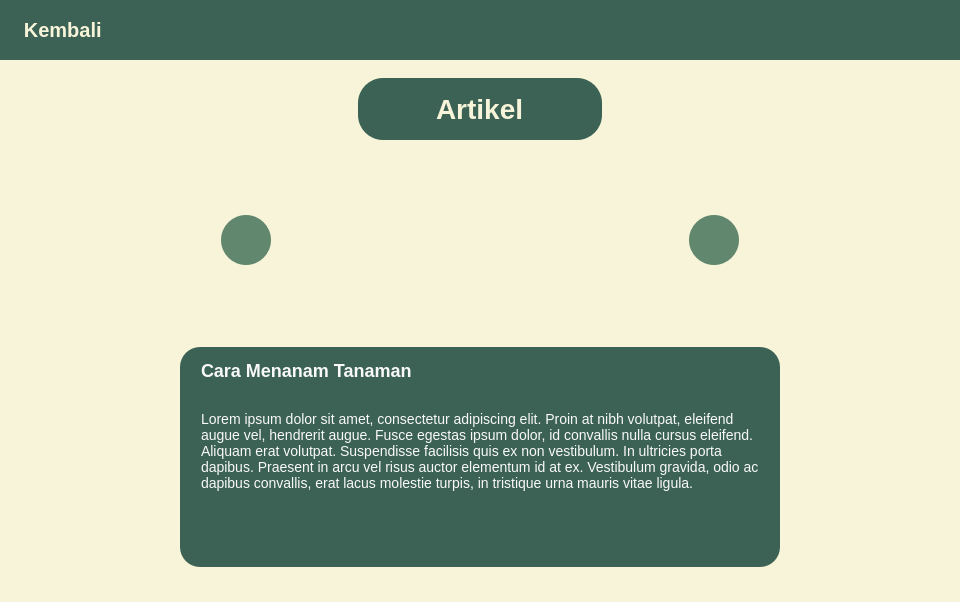
<?xml version="1.0" encoding="UTF-8"?>
<ui version="4.0">
 <class>MainWindow</class>
 <widget class="QMainWindow" name="MainWindow">
  <property name="geometry">
   <rect>
    <x>0</x>
    <y>0</y>
    <width>960</width>
    <height>602</height>
   </rect>
  </property>
  <property name="windowTitle">
   <string>MainWindow</string>
  </property>
  <property name="styleSheet">
   <string notr="true">*{
	border: none;
	background-color: transparent;
	background: transparent;
	padding: 0;
	margin: 0;
}

#header {
	background-color: #3C6255;
}

#main {
	background-color: #F7F4D9;
}

#footer {
	background-color: #F7F4D9;
}

#btn_back {
	color: #F7F4D9;
	font-size: 20px;
	font-weight: 600;
}

#btn_back:hover {
	color: #DEDBC0;
}

#btn_prev, #btn_next {
	background-color: #61876E;
	border-radius: 25px;
}

#btn_prev:hover {
	background-color: #486E55;
}

#btn_next:hover {
	background-color: #486E55;
}

#label_title_artikel {
	color: #F7F4D9;
	background-color: #3C6255;
	padding: 15px 70px;
	border-radius: 25px;
	font-size: 28px;
	font-weight: 600;
}

#box_description_artikel {
	color: #F9F9F9;
	background-color: #3C6255;
	border-radius: 20px;
}

#text_description_artikel {
	color: #F9F9F9;
	padding: 10px 8px;
	font-size: 14px;
}

#text_title_artikel {
	font-size: 18px;
	color: #F9F9F9;
	font-weight: 600;
    padding: 0 8px;
}</string>
  </property>
  <widget class="QWidget" name="centralwidget">
   <layout class="QVBoxLayout" name="verticalLayout">
    <property name="spacing">
     <number>0</number>
    </property>
    <property name="leftMargin">
     <number>0</number>
    </property>
    <property name="topMargin">
     <number>0</number>
    </property>
    <property name="rightMargin">
     <number>0</number>
    </property>
    <property name="bottomMargin">
     <number>0</number>
    </property>
    <item>
     <widget class="QWidget" name="header" native="true">
      <property name="minimumSize">
       <size>
        <width>0</width>
        <height>60</height>
       </size>
      </property>
      <layout class="QHBoxLayout" name="horizontalLayout">
       <item>
        <widget class="QFrame" name="frame_temp">
         <property name="frameShape">
          <enum>QFrame::StyledPanel</enum>
         </property>
         <property name="frameShadow">
          <enum>QFrame::Raised</enum>
         </property>
         <layout class="QHBoxLayout" name="horizontalLayout_3">
          <property name="topMargin">
           <number>0</number>
          </property>
          <property name="bottomMargin">
           <number>0</number>
          </property>
          <item alignment="Qt::AlignLeft">
           <widget class="QPushButton" name="btn_back">
            <property name="text">
             <string> Kembali</string>
            </property>
            <property name="icon">
             <iconset resource="resources.qrc">
              <normaloff>:/icons/left__arrow2.svg</normaloff>:/icons/left__arrow2.svg</iconset>
            </property>
            <property name="iconSize">
             <size>
              <width>24</width>
              <height>24</height>
             </size>
            </property>
            <property name="autoExclusive">
             <bool>false</bool>
            </property>
            <property name="flat">
             <bool>false</bool>
            </property>
           </widget>
          </item>
         </layout>
        </widget>
       </item>
       <item>
        <widget class="QFrame" name="frame_logo">
         <property name="frameShape">
          <enum>QFrame::StyledPanel</enum>
         </property>
         <property name="frameShadow">
          <enum>QFrame::Raised</enum>
         </property>
         <layout class="QHBoxLayout" name="horizontalLayout_2">
          <property name="spacing">
           <number>0</number>
          </property>
          <property name="leftMargin">
           <number>0</number>
          </property>
          <property name="topMargin">
           <number>0</number>
          </property>
          <property name="rightMargin">
           <number>0</number>
          </property>
          <property name="bottomMargin">
           <number>0</number>
          </property>
          <item>
           <widget class="QLabel" name="logo">
            <property name="minimumSize">
             <size>
              <width>0</width>
              <height>0</height>
             </size>
            </property>
            <property name="maximumSize">
             <size>
              <width>42</width>
              <height>42</height>
             </size>
            </property>
            <property name="pixmap">
             <pixmap>logo_circle.png</pixmap>
            </property>
            <property name="scaledContents">
             <bool>true</bool>
            </property>
           </widget>
          </item>
         </layout>
        </widget>
       </item>
       <item>
        <widget class="QFrame" name="frame_temp_2">
         <property name="frameShape">
          <enum>QFrame::StyledPanel</enum>
         </property>
         <property name="frameShadow">
          <enum>QFrame::Raised</enum>
         </property>
        </widget>
       </item>
      </layout>
     </widget>
    </item>
    <item>
     <widget class="QWidget" name="main" native="true">
      <property name="enabled">
       <bool>true</bool>
      </property>
      <property name="sizePolicy">
       <sizepolicy hsizetype="MinimumExpanding" vsizetype="MinimumExpanding">
        <horstretch>0</horstretch>
        <verstretch>0</verstretch>
       </sizepolicy>
      </property>
      <property name="maximumSize">
       <size>
        <width>16777215</width>
        <height>16777215</height>
       </size>
      </property>
      <layout class="QVBoxLayout" name="verticalLayout_2">
       <item>
        <widget class="QFrame" name="frame_title">
         <property name="sizePolicy">
          <sizepolicy hsizetype="Preferred" vsizetype="Maximum">
           <horstretch>0</horstretch>
           <verstretch>0</verstretch>
          </sizepolicy>
         </property>
         <layout class="QHBoxLayout" name="horizontalLayout_4">
          <item alignment="Qt::AlignHCenter|Qt::AlignVCenter">
           <widget class="QLabel" name="label_title_artikel">
            <property name="text">
             <string>Artikel</string>
            </property>
           </widget>
          </item>
         </layout>
        </widget>
       </item>
       <item>
        <widget class="QFrame" name="frame_contents_1">
         <property name="maximumSize">
          <size>
           <width>16777215</width>
           <height>170</height>
          </size>
         </property>
         <property name="frameShape">
          <enum>QFrame::StyledPanel</enum>
         </property>
         <property name="frameShadow">
          <enum>QFrame::Raised</enum>
         </property>
         <layout class="QHBoxLayout" name="horizontalLayout_5">
          <property name="spacing">
           <number>0</number>
          </property>
          <property name="leftMargin">
           <number>0</number>
          </property>
          <property name="topMargin">
           <number>0</number>
          </property>
          <property name="rightMargin">
           <number>0</number>
          </property>
          <property name="bottomMargin">
           <number>0</number>
          </property>
          <item alignment="Qt::AlignRight">
           <widget class="QFrame" name="frame_prev">
            <property name="maximumSize">
             <size>
              <width>260</width>
              <height>16777215</height>
             </size>
            </property>
            <property name="frameShape">
             <enum>QFrame::StyledPanel</enum>
            </property>
            <property name="frameShadow">
             <enum>QFrame::Raised</enum>
            </property>
            <layout class="QHBoxLayout" name="horizontalLayout_6">
             <item>
              <widget class="QWidget" name="btn_prev" native="true">
               <property name="minimumSize">
                <size>
                 <width>50</width>
                 <height>50</height>
                </size>
               </property>
               <property name="maximumSize">
                <size>
                 <width>50</width>
                 <height>50</height>
                </size>
               </property>
               <layout class="QVBoxLayout" name="verticalLayout_3">
                <property name="rightMargin">
                 <number>9</number>
                </property>
                <item alignment="Qt::AlignLeft">
                 <widget class="QPushButton" name="btn_prev_inside">
                  <property name="sizePolicy">
                   <sizepolicy hsizetype="Expanding" vsizetype="Expanding">
                    <horstretch>0</horstretch>
                    <verstretch>0</verstretch>
                   </sizepolicy>
                  </property>
                  <property name="text">
                   <string/>
                  </property>
                  <property name="icon">
                   <iconset resource="resources.qrc">
                    <normaloff>:/icons/left__arrow.svg</normaloff>:/icons/left__arrow.svg</iconset>
                  </property>
                  <property name="iconSize">
                   <size>
                    <width>24</width>
                    <height>24</height>
                   </size>
                  </property>
                 </widget>
                </item>
               </layout>
              </widget>
             </item>
            </layout>
           </widget>
          </item>
          <item>
           <widget class="QFrame" name="frame_img">
            <property name="maximumSize">
             <size>
              <width>400</width>
              <height>170</height>
             </size>
            </property>
            <property name="frameShape">
             <enum>QFrame::StyledPanel</enum>
            </property>
            <property name="frameShadow">
             <enum>QFrame::Raised</enum>
            </property>
            <layout class="QHBoxLayout">
             <item>
              <widget class="QStackedWidget" name="stackedWidget">
               <widget class="QWidget" name="page"/>
               <widget class="QWidget" name="page_2"/>
              </widget>
             </item>
            </layout>
           </widget>
          </item>
          <item alignment="Qt::AlignLeft">
           <widget class="QFrame" name="frame_next">
            <property name="maximumSize">
             <size>
              <width>260</width>
              <height>16777215</height>
             </size>
            </property>
            <property name="frameShape">
             <enum>QFrame::StyledPanel</enum>
            </property>
            <property name="frameShadow">
             <enum>QFrame::Raised</enum>
            </property>
            <layout class="QHBoxLayout" name="horizontalLayout_7">
             <item>
              <widget class="QWidget" name="btn_next" native="true">
               <property name="minimumSize">
                <size>
                 <width>50</width>
                 <height>50</height>
                </size>
               </property>
               <property name="maximumSize">
                <size>
                 <width>50</width>
                 <height>50</height>
                </size>
               </property>
               <layout class="QHBoxLayout" name="horizontalLayout_10">
                <item alignment="Qt::AlignRight">
                 <widget class="QPushButton" name="btn_next_inside">
                  <property name="sizePolicy">
                   <sizepolicy hsizetype="Expanding" vsizetype="Expanding">
                    <horstretch>0</horstretch>
                    <verstretch>0</verstretch>
                   </sizepolicy>
                  </property>
                  <property name="text">
                   <string/>
                  </property>
                  <property name="icon">
                   <iconset resource="resources.qrc">
                    <normaloff>:/icons/right_arrow.svg</normaloff>:/icons/right_arrow.svg</iconset>
                  </property>
                  <property name="iconSize">
                   <size>
                    <width>24</width>
                    <height>24</height>
                   </size>
                  </property>
                 </widget>
                </item>
               </layout>
              </widget>
             </item>
            </layout>
           </widget>
          </item>
         </layout>
        </widget>
       </item>
       <item>
        <widget class="QFrame" name="frame_description">
         <property name="frameShape">
          <enum>QFrame::StyledPanel</enum>
         </property>
         <property name="frameShadow">
          <enum>QFrame::Raised</enum>
         </property>
         <layout class="QHBoxLayout" name="horizontalLayout_8">
          <property name="bottomMargin">
           <number>18</number>
          </property>
          <item>
           <widget class="QWidget" name="box_description_artikel" native="true">
            <property name="maximumSize">
             <size>
              <width>600</width>
              <height>220</height>
             </size>
            </property>
            <layout class="QVBoxLayout" name="verticalLayout_4">
             <item>
              <widget class="QPlainTextEdit" name="text_title_artikel">
               <property name="sizePolicy">
                <sizepolicy hsizetype="MinimumExpanding" vsizetype="Fixed">
                 <horstretch>0</horstretch>
                 <verstretch>0</verstretch>
                </sizepolicy>
               </property>
               <property name="maximumSize">
                <size>
                 <width>16777215</width>
                 <height>35</height>
                </size>
               </property>
               <property name="readOnly">
                <bool>true</bool>
               </property>
               <property name="plainText">
                <string>Cara Menanam Tanaman</string>
               </property>
               <property name="centerOnScroll">
                <bool>false</bool>
               </property>
              </widget>
             </item>
             <item>
              <widget class="QPlainTextEdit" name="text_description_artikel">
               <property name="readOnly">
                <bool>true</bool>
               </property>
               <property name="plainText">
                <string>Lorem ipsum dolor sit amet, consectetur adipiscing elit. Proin at nibh volutpat, eleifend augue vel, hendrerit augue. Fusce egestas ipsum dolor, id convallis nulla cursus eleifend. Aliquam erat volutpat. Suspendisse facilisis quis ex non vestibulum. In ultricies porta dapibus. Praesent in arcu vel risus auctor elementum id at ex. Vestibulum gravida, odio ac dapibus convallis, erat lacus molestie turpis, in tristique urna mauris vitae ligula.</string>
               </property>
              </widget>
             </item>
            </layout>
           </widget>
          </item>
         </layout>
        </widget>
       </item>
      </layout>
     </widget>
    </item>
   </layout>
  </widget>
 </widget>
 <resources>
  <include location="resources.qrc"/>
 </resources>
 <connections/>
</ui>
